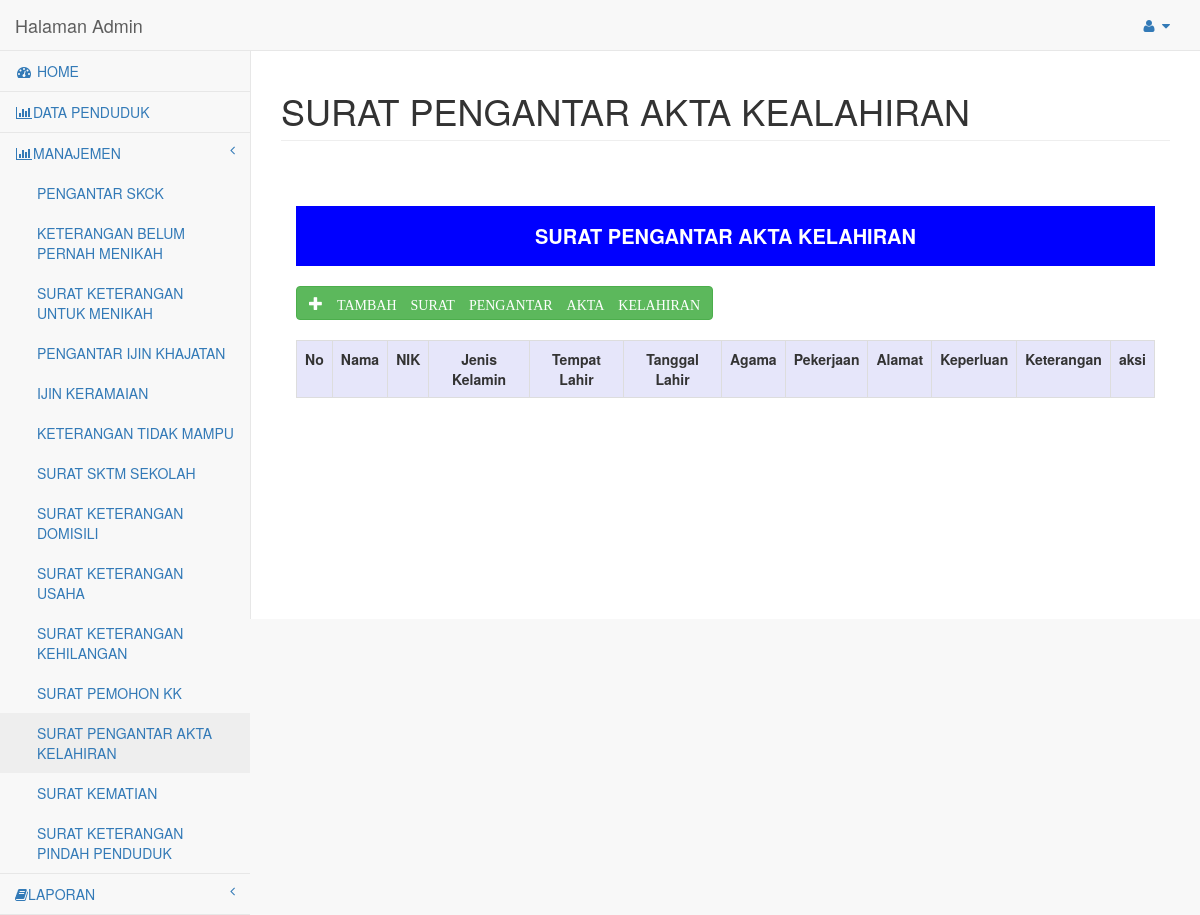
/admin/index.php?module=kelahiran, run on an earlier commit of the app's database.
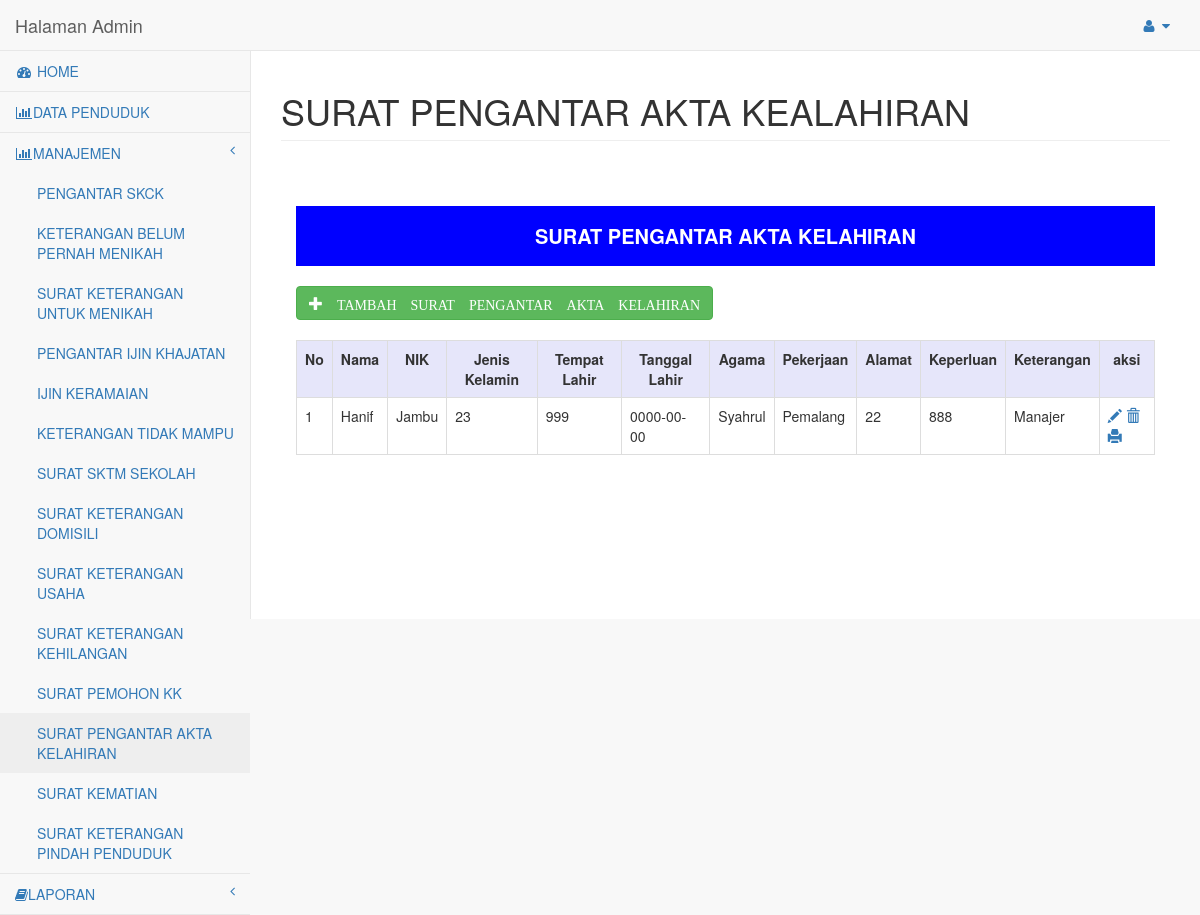
And on a later commit of the database.
### tables this page shows
CREATE TABLE `tbl_akta` (
  `id_akta` int(6) NOT NULL,
  `nama` varchar(30) NOT NULL,
  `nik` varchar(16) NOT NULL,
  `jenis_kel` varchar(10) NOT NULL,
  `tmp_lahir` varchar(40) NOT NULL,
  `tgl_lahir` date NOT NULL,
  `agama` varchar(10) NOT NULL,
  `pekerjaan` varchar(30) NOT NULL,
  `alamat` varchar(40) NOT NULL,
  `keperluan` varchar(40) NOT NULL,
  `keterangan` varchar(40) NOT NULL
);

### admin/pages/kelahiran.php (the view, shortened to what this page needs)
        <div id="page-wrapper">
            <div class="row">
                <div class="col-lg-12">
                    <h1 class="page-header"> SURAT PENGANTAR AKTA KEALAHIRAN</h1>
                </div>
            </div>
            <div class="row">
                <div class="col-lg-12">
                        <div class="panel-body">
<?php
include"koneksi.php";
$no = 1;
$qry_kelahiran = mysqli_query($koneksi,"SELECT * from tbl_akta");
?>
<div style="margin-top:30px;width:100%,height:50px;text-align:center;background:#0000ff;color:#fff;line-height:60px;font-size:20px;">
<b> SURAT PENGANTAR AKTA KELAHIRAN</b>
</div>
<a href="?module=input_kelahiran" class="btn btn-success" style="margin-top:20px;"><span class="glyphicon glyphicon-plus"> TAMBAH SURAT PENGANTAR AKTA KELAHIRAN</span></a>
<div class="th">
<table class="table table-bordered" style="margin-top:20px;">
	<th style=" background: #E6E6FA;"><center>No</center></th>
	<th style=" background: #E6E6FA;"><center>Nama</center></th>
	<th style=" background: #E6E6FA;"><center>NIK</center></th>
	<th style=" background: #E6E6FA;"><center>Jenis Kelamin</center></th>
	<th style=" background: #E6E6FA;"><center>Tempat Lahir</center></th>
	<th style=" background: #E6E6FA;"><center>Tanggal Lahir</center></th>
	<th style=" background: #E6E6FA;"><center>Agama</center></th>
	<th style=" background: #E6E6FA;"><center>Pekerjaan</center></th>
	<th style=" background: #E6E6FA;"><center>Alamat</center></th>
	<th style=" background: #E6E6FA;"><center>Keperluan</center></th>
	<th style=" background: #E6E6FA;"><center>Keterangan</center></th>
	<th style=" background: #E6E6FA;"><center>aksi</center></th>
	<?php while($data = mysqli_fetch_array($qry_kelahiran)) { ?>
	<tr>
	 <td><?php echo $no++ ?></td>
	 <td><?php echo $data['nama'] ?></td>
	 <td><?php echo $data['nik'] ?></td>
	 <td><?php echo $data['jenis_kel'] ?></td>
	 <td><?php echo $data['tmp_lahir'] ?></td>
	 <td><?php echo $data['tgl_lahir'] ?></td>
	 <td><?php echo $data['agama'] ?></td>
	 <td><?php echo $data['pekerjaan'] ?></td>
	 <td><?php echo $data['alamat'] ?></td>
	 <td><?php echo $data['keperluan'] ?></td>
	 <td><?php echo $data['keterangan'] ?></td>
	 <td><a href="?module=edit_kelahiran&id=<?php echo $data['id_kelahiran']; ?>"><span class="glyphicon glyphicon-pencil"></span></a>
		 <a href="?module=hapus_kelahiran&id=<?php echo $data['id_kelahiran']; ?>"><span class="glyphicon glyphicon-trash"></span></a>
		 <a href="print_kelahiran.php?id=<?php echo $data['id_kelahiran']; ?>" target="_blank"><span class="glyphicon glyphicon-print"></span></a></td>
	</tr>
	<?php } ?>
</table>
</div>
                        </div>
                    </div>
                </div>
            </div>

What changed in the data, as far as the page shows it:
added tbl_akta: nama "Hanif", nik "Jambu", jenis_kel "23", tmp_lahir "999", tgl_lahir "0000-00-00", agama "Syahrul", pekerjaan "Pemalang", alamat "22", keperluan "888", keterangan "Manajer"
